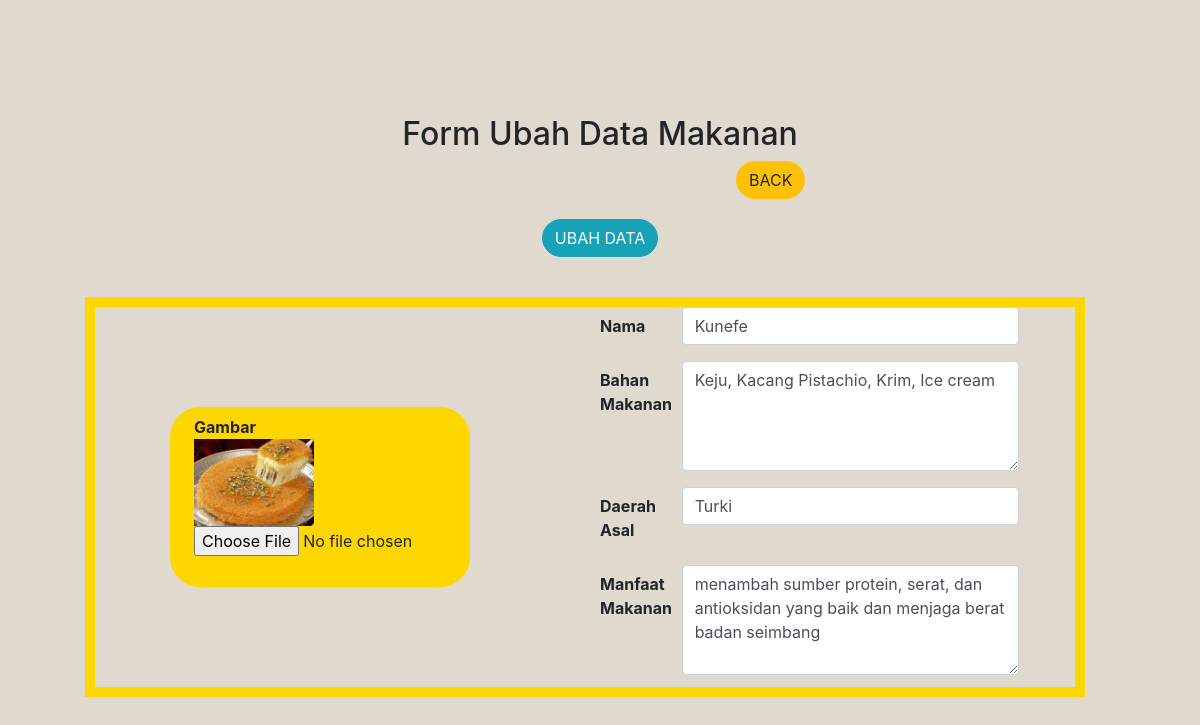
The page /tubes/tubes_193040042/php/ubah.php?id=1 (signed in) on the database its author committed.
### tables this page shows
CREATE TABLE IF NOT EXISTS `makanan` (
  `id` int(11) NOT NULL AUTO_INCREMENT,
  `gambar` varchar(255) NOT NULL,
  `nama` varchar(255) NOT NULL,
  `bahan` longtext NOT NULL,
  `daerah_asal` varchar(255) NOT NULL,
  `manfaat` longtext NOT NULL,
  PRIMARY KEY (`id`)
);

### tubes/tubes_193040042/php/function.php (called while the page is built, shortened)
<?php
function koneksi()
{
    $conn = mysqli_connect("localhost", "root", "") or die("Koneksi ke DB gagal");
    mysqli_select_db($conn, "tubes_193040042") or die("Database Salah!");
    return $conn;
}
function query($sql)
{
    $conn = koneksi();
    $result = mysqli_query($conn, $sql);
    $rows = [];
    while ($row = mysqli_fetch_assoc($result)) {
        $rows[] = $row;
    }
    return $rows;
}

### tubes/tubes_193040042/php/ubah.php (the view, shortened to what this page needs)
<?php
$id = $_GET['id'];
$mkn = query("SELECT * FROM makanan WHERE id = $id")[0];
?>
<!DOCTYPE html>
<html lang="en">
<head>
  <link rel="stylesheet" href="https://stackpath.bootstrapcdn.com/bootstrap/4.5.0/css/bootstrap.min.css">
  <link rel="stylesheet" href="../css/newcss.css">
</head>
<body>
  <h2>Form Ubah Data Makanan</h2>
  <a href="admin.php"><button type="submit" name="tambah" class="btn btn-warning tombol" style="margin-left: 736px;">Back</button></a>
  <form action="" method="POST" enctype="multipart/form-data">
    <div class="container" style="text-align: center; margin-top: 20px;">
      <div class="row">
        <div class="col">
          <button type="submit" name="ubah" class="btn btn-info tombol">Ubah Data</button>
        </div>
      </div>
    </div>
    <div class="container">
      <div class="row add">
        <div class="col-sm coll">
          <div class="img">
            <label class="ml-4 mt-2">
              <b>Gambar</b>
              <img src="../assets/img/<?= $mkn['gambar']; ?>" width="120" style="display: block;" class="img-preview">
              <input type="file" name="gambar" class="gambar " onchange="previewImage()">
            </label>
          </div>
        </div>
        <div class="col-lg">
          <div class="form-group row">
            <label for="nama" class="col-sm-2 col-form-label "><b>Nama</b></label>
            <div class="col-lg-9">
              <input type="text" name="nama" class="form-control" id="nama" required value="<?= $mkn['nama']; ?>">
            </div>
          </div>
          <div class="form-group row">
            <label for="bahan" class="col-sm-2 col-form-label"><b>Bahan Makanan</b></label>
            <div class="col-sm-9">
              <textarea class="form-control" id="bahan" rows="4" name="bahan"><?= $mkn['bahan']; ?></textarea>
            </div>
          </div>
          <div class="form-group row">
            <label for="daerah_asal" class="col-sm-2 col-form-label "><b>Daerah Asal</b></label>
            <div class="col-sm-9">
              <input type="text" name="daerah_asal" class="form-control" id="daerah_asal" required value="<?= $mkn['daerah_asal']; ?>">
            </div>
          </div>
          <div class="form-group row">
            <label for="manfaat" class="col-sm-2 col-form-label "><b>Manfaat Makanan</b></label>
            <div class="col-sm-9">
              <textarea class="form-control" id="manfaat" rows="4" name="manfaat"><?= $mkn['manfaat']; ?></textarea>
            </div>
          </div>
        </div>
      </div>
  </form>
</body>
</html>

### tubes/tubes_193040042/css/newcss.css (style rules this page uses)
body { background-color: rgb(223, 218, 205); }
.tombol { text-transform: uppercase; border-radius: 50px; }
h2 { text-align: center; margin-top: 115px; }
.container .add { margin-top: 40px; margin-left: 40px; width: 1000px; height: 400px; border: 10px solid gold; }
.container .img { margin-top: 100px; margin-left: 60px; background-color: gold; border-radius: 30px; width: 300px; height: 180px; }

### rows shown on the page
makanan: gambar (picture), nama "Kunefe", bahan "Keju, Kacang Pistachio, Krim, Ice cream", daerah_asal "Turki", manfaat "menambah sumber protein, serat, dan antioksidan yang baik dan menjaga berat badan seimbang"
